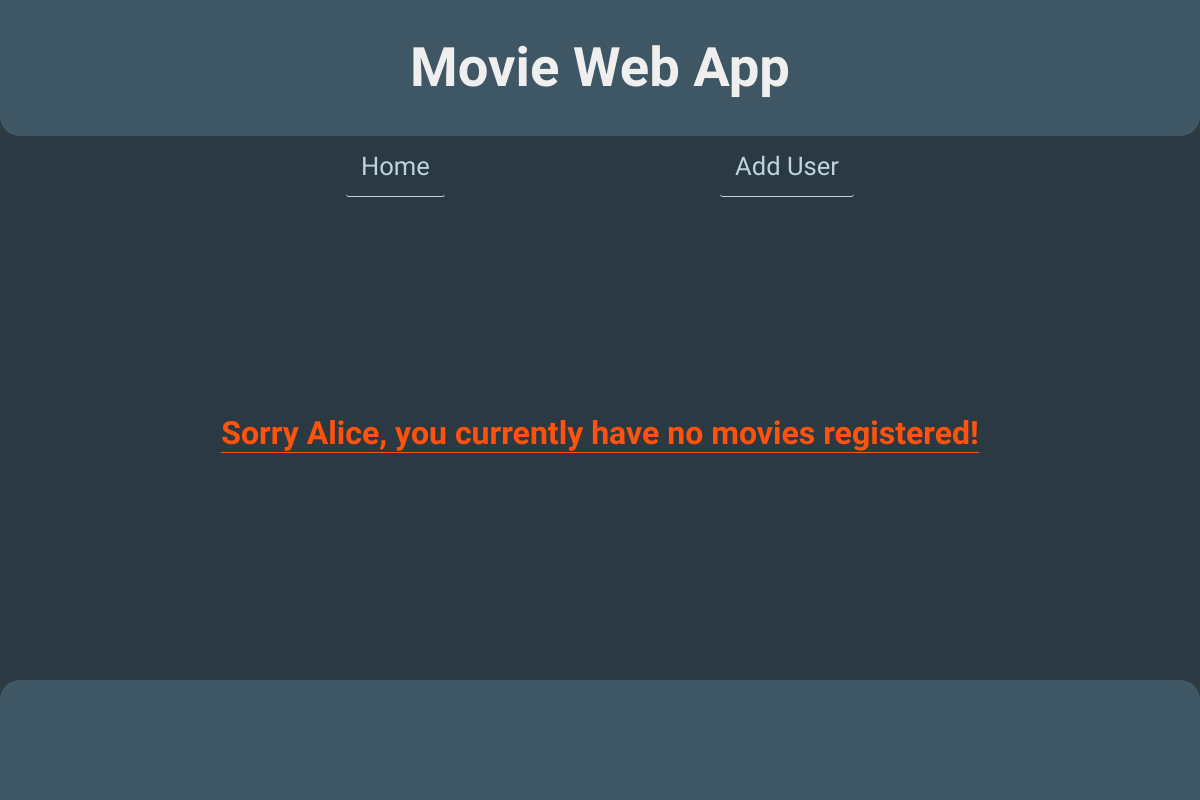
Page /users/3 on the earlier database version.
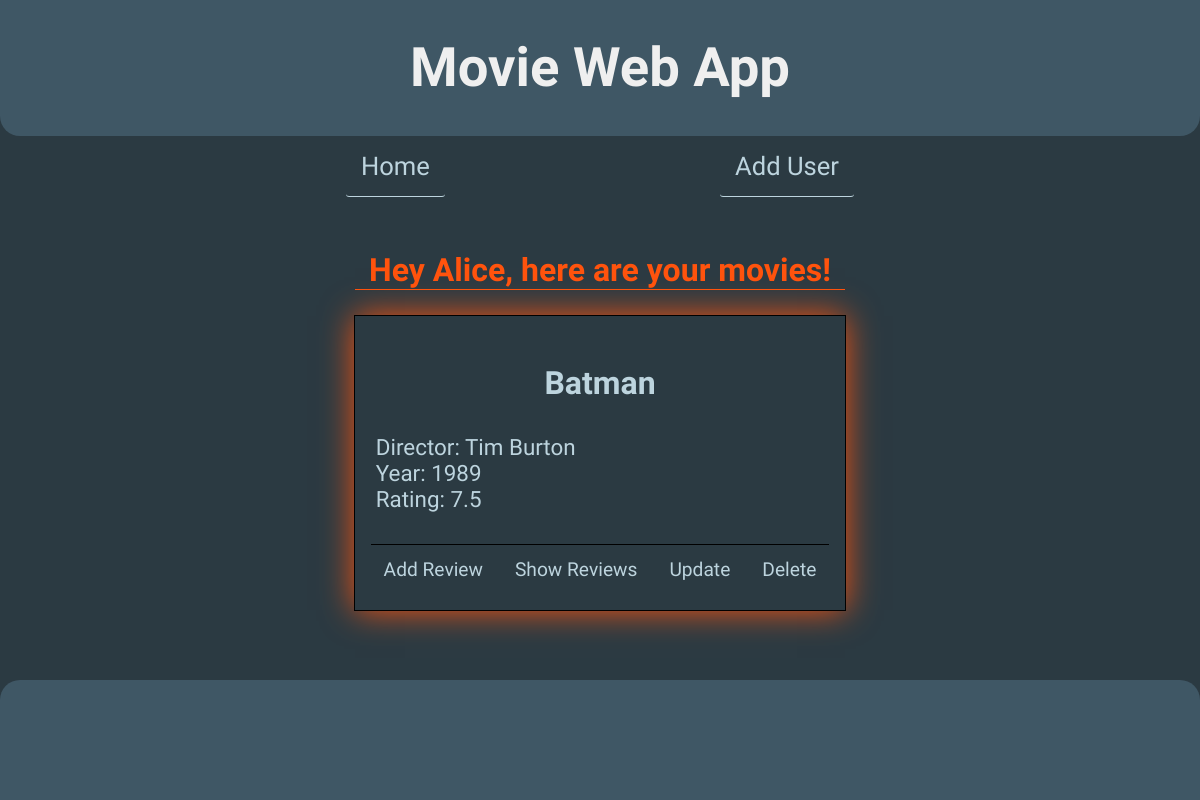
Same page on the later database version.
### data_manager/sql_data_models.py (models this page shows, shortened)
class User(db.Model):
    user_id = db.Column(db.Integer, primary_key=True, autoincrement=True)
    user = db.Column(db.String(255), nullable=False)

class Movie(db.Model):
    movie_id = db.Column(db.Integer, primary_key=True, autoincrement=True)
    title = db.Column(db.String(255), nullable=False)
    director = db.Column(db.String(255), nullable=True)
    publication_year = db.Column(db.Integer, nullable=True)
    rating = db.Column(db.Float, nullable=True)

### app.py (the view)
@app.route("/users/<user_id>")
def list_user_movies(user_id):
    try:
        username, movies = data_manager.get_username_and_movies(user_id)
        if username:
            return render_index(title=f"Movies of {username}  - Movie Web App",
                                content_type="list_movies",
                                user=username,
                                movies=movies,
                                user_id=user_id)
    except TypeError:
        abort(404, "User not in database.")

### app.py (called while the page is built)
def render_index(title="Home - Movie App", content_type="home", **kwargs):
    data_to_render = {
        "title": title,
        "content_type": content_type,
        **kwargs
    }
    return render_template("index.html", **data_to_render)

### data_manager/sql_data_manager.py (called while the page is built)
    def get_username_and_movies(self, user_id) -> tuple:
        user = User.query.filter_by(user_id=user_id).first()
        username = user.user
        user_movies = db.session.query(Movie).join(
            UserMovies, UserMovies.movie_id == Movie.movie_id).filter(
            UserMovies.user_id == user_id).all()
        if not user_movies:
            return username, {}
        movies_dict = {}
        for movie in user_movies:
            movie_dict = {
                "title": movie.title,
                "director": movie.director,
                "year": movie.publication_year,
                "rating": movie.rating
            }
            movies_dict[str(movie.movie_id)] = movie_dict
        return username, movies_dict

### templates/index.html (shortened to what this page needs)
<!DOCTYPE html>
<html lang="en">
<head>
    <link rel="stylesheet" href="{{ url_for('static', filename='styles.css') }}" />
</head>
<body>
    <header>
        <h1>Movie Web App</h1>
    </header>
    <nav>
        <div class="nav-links">
            <a id="home" href="{{ url_for('list_all_users') }}">Home</a>
            <a href="{{ url_for('add_user') }}">Add User</a>
        </div>
    </nav>
    <main>
        {% block content %}
        {% if content_type == "home" %}
        {% include "user_templates/list-users.html" %}
        {% elif content_type == "list_movies" %}
        {% include "movie_templates/list-movies.html" %}
        {% elif content_type == "add_user" %}
        {% include "user_templates/add-user.html" %}
        {% elif content_type == "add_movie" %}
        {% include "movie_templates/add-movie.html" %}
        {% elif content_type == "update_movie" %}
        {% include "movie_templates/update-movie.html" %}
        {% elif content_type == "delete_movie" %}
        {% include "movie_templates/delete-movie.html" %}
        {% elif content_type == "add_review" %}
        {% include "movie_templates/add-review.html" %}
        {% elif content_type == "list_reviews" %}
        {% include "movie_templates/list-reviews.html" %}
        {% else %}
        {% include "success.html" %}
        {% endif %}
        {% endblock %}
    </main>
    <footer></footer>
</body>
</html>

### templates/movie_templates/list-movies.html
<div id="movies-container">
    {% if not movies %}
    <h2>Sorry {{ user }}, you currently have no movies registered!</h2>
    {% else %}
    <h2>Hey {{ user }}, here are your movies!</h2>
    {% for movie_id, movie in movies.items() %}
    <div class="movies">
        <h3>{{ movie.get("title") }}</h3>
        <ul class="movie-properties">
            <li>Director: {{movie.get("director") }}</li>
            <li>Year: {{movie.get("year") }}</li>
            <li>Rating: {{movie.get("rating") }}</li>
        </ul>
        <form id="form-update-delete-movie" action="{{ url_for('delete_movie', user_id=user_id, movie_id=movie_id) }}"
            method="post">
            <a href="{{ url_for('add_review', user_id=user_id, movie_id=movie_id, movie_title=movie['title']) }}">Add
                Review</a>
            <a href="{{ url_for('list_reviews', movie_id=movie_id, movie_title=movie['title']) }}">Show
                Reviews</a>
            <a href="{{ url_for('update_movie_details', user_id=user_id, movie_id=movie_id) }}">Update</a>
            <button class="del-btn" type="submit">Delete</button>
        </form>
    </div>
    {% endfor %}
    {% endif %}
</div>

Differences in the rows shown:
added Movie: get "Batman", get "Tim Burton", get "1989", get "7.5"
Other differences:
text no longer shown: "Sorry , you currently have no movies registered!"
text now shown: "Hey , here are your movies!"
new list line: "Director: Year: Rating: Add Review Show Reviews Update Delete"
